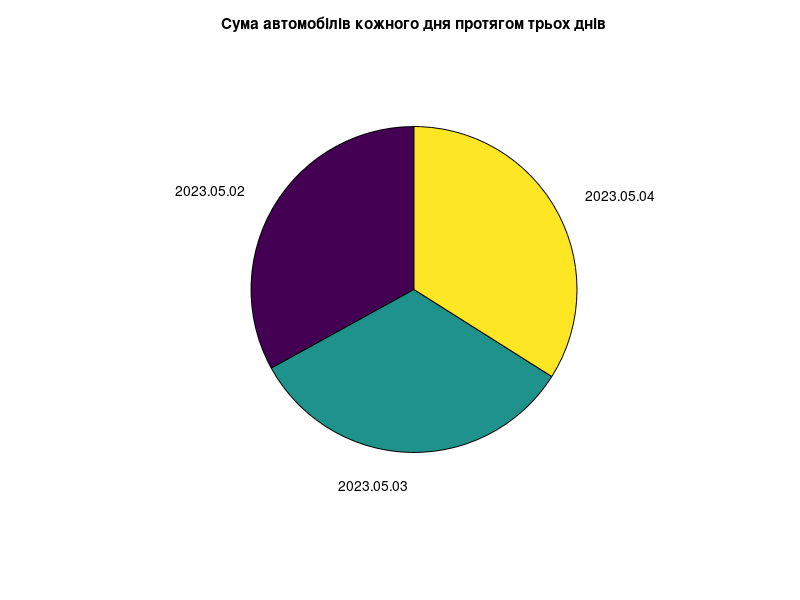

MATLAB code to generate this figure:
cars = [1 1 2 1 2 3 1 2 3 4 1 2 3 4 5;
     1 2 1 2 3 1 2 3 4 1 2 3 4 5 1;
     2 1 2 3 1 2 3 4 1 2 3 4 5 1 2];
cars_sum = sum(cars, 2)

pie(cars_sum, {"2023.05.02", "2023.05.03", "2023.05.04"})
title('Сума автомобілів кожного дня протягом трьох днів')
